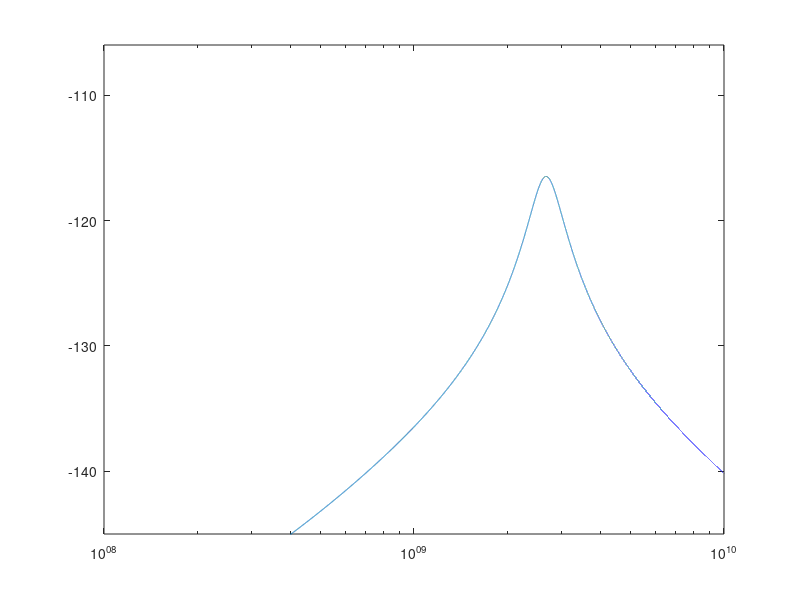

The MATLAB source for this figure: (Note: this script raises an error after producing the figure.)
close all
gamman=1.27e9;
P=7.76e4;
Gn=5.62e3;
Rsp=1.28e12;
N=2.14e8;
gammae=1/2.2e-9;
omegar=2*pi*2.65e9;
gammar=1.92e9;
Fp=sqrt(Rsp*P);
Fn=sqrt(Rsp*P+gammae*N);
omega=2*pi*linspace(-1000e9,1000e9,1e7+1);
omega=omega(1:end-1);
% TF=((gamman+1i*omega)*Fp+(Gn*P*Fn))./((omegar+omega-1i*gammar).*(omegar-omega+1i*gammar));
TFabs=sqrt(2*Rsp*((gamman.^2 + omega.^2)+Gn^2*P^2*(1+gammae*N/(Rsp*P))-2*gamman*Gn*P)./(P*((omegar-omega).^2+gammar^2).*((omegar+omega).^2+gammar^2)));
X=hilbert(log(abs(TFabs)));
TF=TFabs.*exp(1i*(-imag(X)));
semilogx(omega/2/pi,mag2db(abs(TF)))
xlim([0.1e9,10e9])
ylim([-145,-106])

%% Fitting using rationfit
s=1j*omega;
freqPosInd=omega>=0;
[fit,errdB] = rationalfit(omega(freqPosInd)/2/pi,TF(freqPosInd),NPoles=3);
TFFreqFitted=sum(fit.C.'./(s.'-fit.A.'),2);
hold on
semilogx(omega/2/pi,mag2db(abs(TFFreqFitted)))
